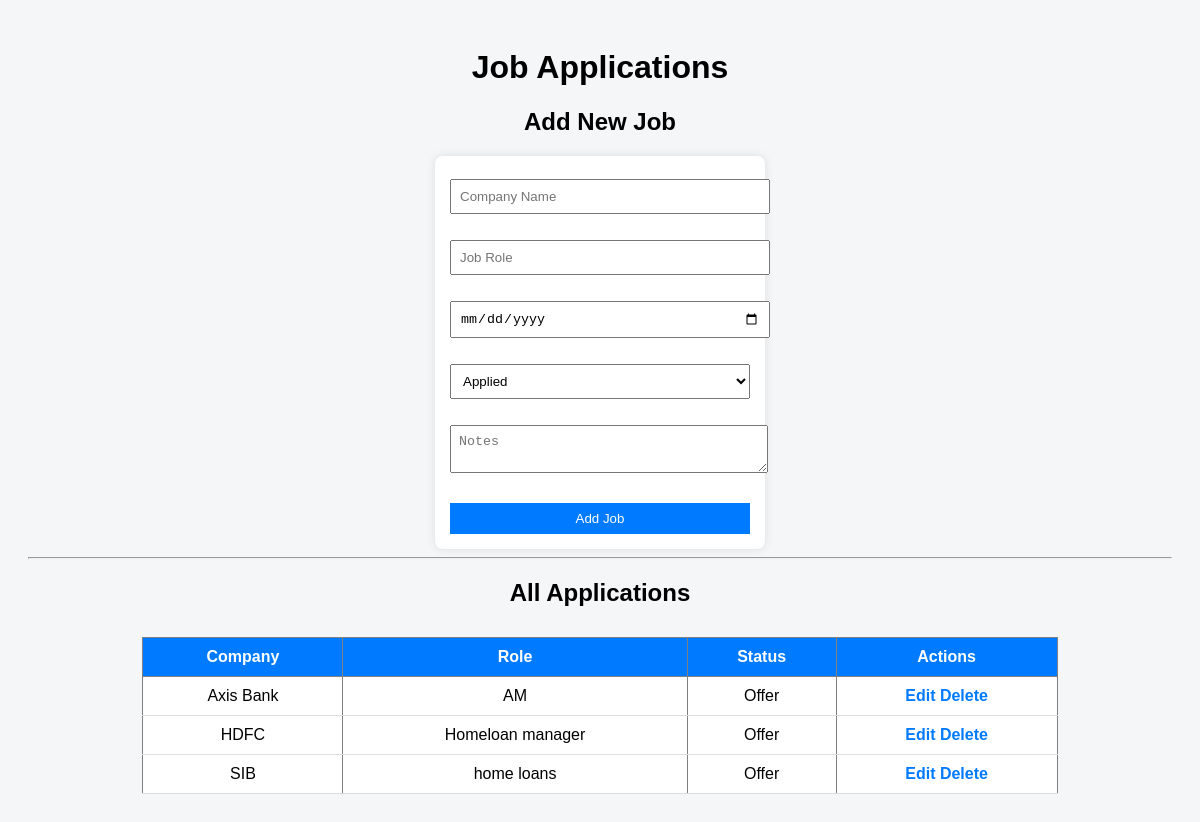
Page /api/job_list/ on the earlier database version.
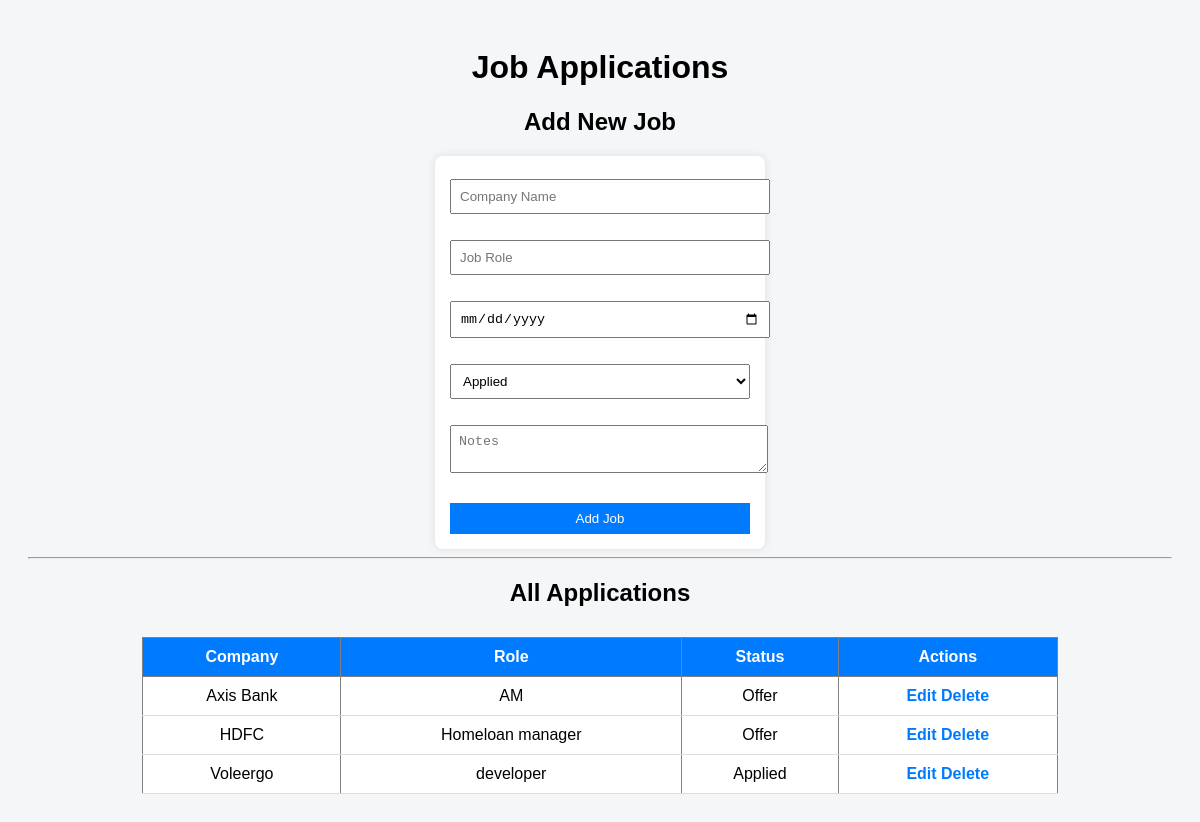
Same page on the later database version.
### tracker/models.py (models this page shows, shortened)
class JobApplication(models.Model):
    STATUS_CHOICES = [
        ('Applied', 'Applied'),
        ('Interview', 'Interview'),
        ('Rejected', 'Rejected'),
        ('Offer', 'Offer'),
    ]
    company_name = models.CharField(max_length=100)
    job_role = models.CharField(max_length=100)
    application_date = models.DateField()
    status = models.CharField(max_length=20, choices=STATUS_CHOICES, default='Applied')
    notes = models.TextField(blank=True, null=True)
    created_at = models.DateTimeField(auto_now_add=True)

### tracker/views.py (the view, shortened to what this page needs)
# urls.py: path('job_list/',views.job_list_view, name='job_list'),
def job_list_view(request):
    jobs = JobApplication.objects.all()
    return render(request, 'job_list.html', {'jobs':jobs})

### jobflow/templates/job_list.html (shortened to what this page needs)
{% load static %}
<!DOCTYPE html>
<html>
<head>
    <link rel="stylesheet" href="{% static 'style.css' %}">
</head>
<body>
    <h1>Job Applications</h1>
    <h2>Add New Job</h2>
    <form method="POST">
        <input type="text" name="company_name" placeholder="Company Name" required><br><br>
        <input type="text" name="job_role" placeholder="Job Role" required><br><br>
        <input type="date" name="application_date" required><br><br>
        <select name="status">
            <option value="Applied">Applied</option>
        </select><br><br>
        <textarea name="notes" placeholder="Notes"></textarea><br><br>
        <button type="submit">Add Job</button>
    </form>
    <hr>
    <h2>All Applications</h2>
    <table border="1">
        <thead>
            <tr>
                <th>Company</th>
                <th>Role</th>
                <th>Status</th>
                <th>Actions</th>
            </tr>
        </thead>
        <tbody>
            {% for job in jobs %}
            <tr>
                <td>{{ job.company_name }}</td>
                <td>{{ job.job_role }}</td>
                <td>{{ job.status }}</td>
                <td>
                    <a href="{% url 'edit_job' job.id %}">Edit</a>
                    <a href="{% url 'delete_job' job.id %}" onclick="return confirm('Are you sure you want to delete?')">
    Delete
</a>
                </td>
            </tr>
            {% endfor %}
        </tbody>
    </table>
</body>
</html>

### jobflow/static/style.css (style rules this page uses)
body { font-family: Arial, sans-serif; background-color: #f4f6f8; padding:20px; }
h1, h2 { text-align: center; }
form { background: white; padding: 15px; border-radius: 8px; width: 300px; margin:auto; box-shadow: 0 0 10px rgba(0,0,0,0.1); }
input, select, textarea, button { width: 100%; padding: 8px; margin-top: 8px; }
button { background-color: #007bff; color: white; border: none; cursor: pointer; }
table { margin-top: 30px; width: 80%; margin-left: auto; margin-right: auto; border-collapse: collapse; background: white; }
th, td { padding: 10px; text-align: center; }
th { background-color: #007bff; color: white; }
a { text-decoration: none; color: #007bff; font-weight: bold; }
td { border-bottom: 1px solid #ddd; }

Differences in the rows shown:
removed JobApplication: company_name "SIB", job_role "home loans", status "Offer"
added JobApplication: company_name "Voleergo", job_role "developer", status "Applied"
